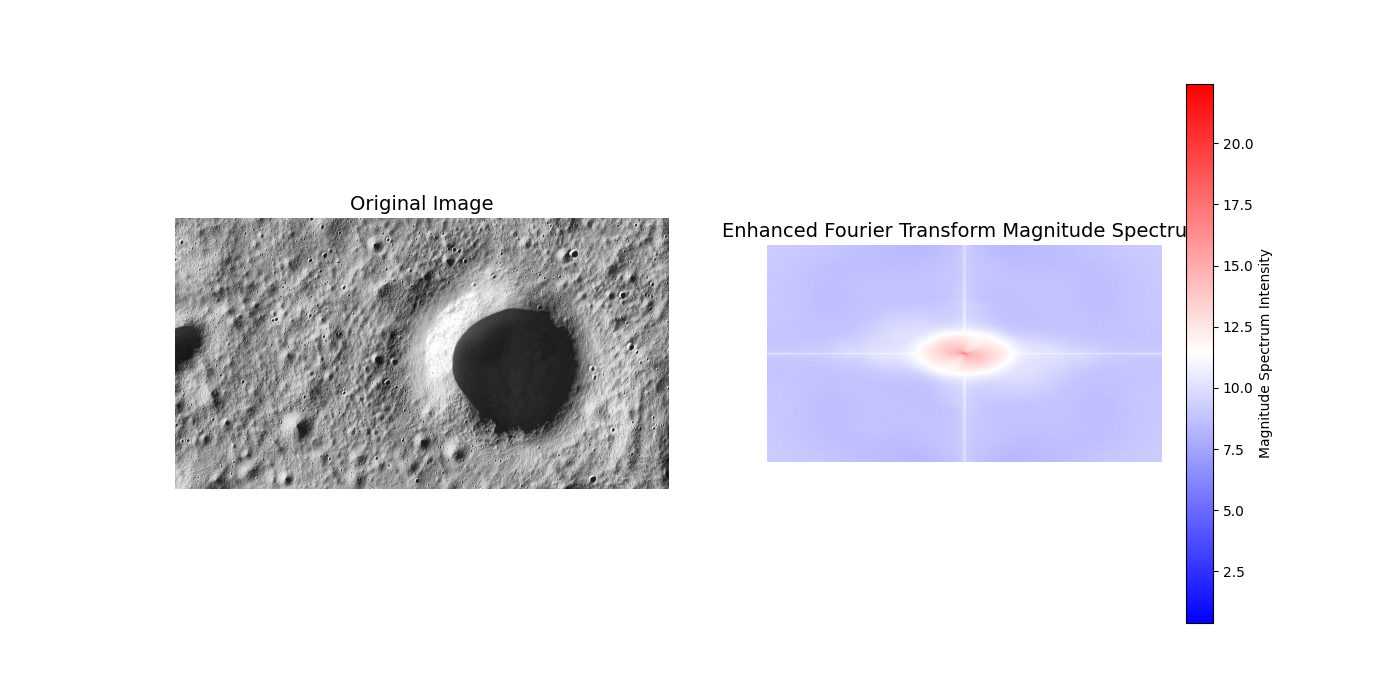
#> input picture plot_generator/enhanced_fourier_transform.png, 1400 x 700 px, given in place of 35.jpg, which was not available
$ python heatmap.py
#> lines starting #> are read from the running program, lines starting #| are printed output that depends on the picture; pictures that were not available may be replaced by others from this repository, and a replacement may not be noted
import numpy as np
import cv2
import matplotlib.pyplot as plt
import seaborn as sns

def generate_heatmap(image_path, output_path):
    """
    Generate a heatmap based on shadow intensity (pixel values) of an input image.

    Args:
        image_path (str): Path to the input image.
        output_path (str): Path to save the generated heatmap.
    """
#> called with image_path = '35.jpg', output_path = 'heatmap_shadow_intensity.png'
    # Load the image in grayscale
    image = cv2.imread(image_path, cv2.IMREAD_GRAYSCALE)
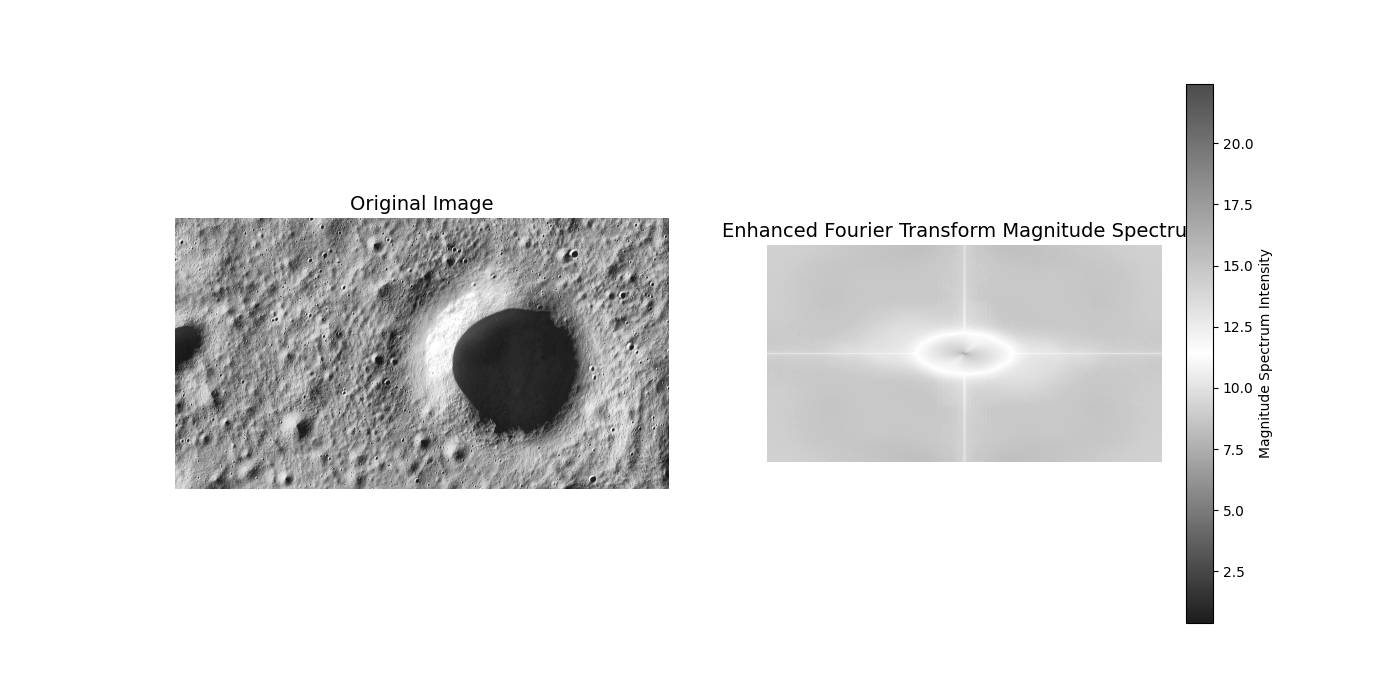
#> image: shape (700, 1400); min 0, max 255, mean 231.9

    # Check if the image was loaded successfully
    if image is None:
        print(f"Error: Unable to load image from {image_path}")
        return

    # Normalize pixel values to range [0, 1] (shadow intensity)
    shadow_intensity = image / 255.0

    # Create a heatmap using Seaborn
    plt.figure(figsize=(8, 6))
    sns.heatmap(shadow_intensity, cmap="YlGnBu", cbar=True)
    plt.title("Shadow Intensity Heatmap")

    # Save the heatmap
    plt.savefig(output_path)
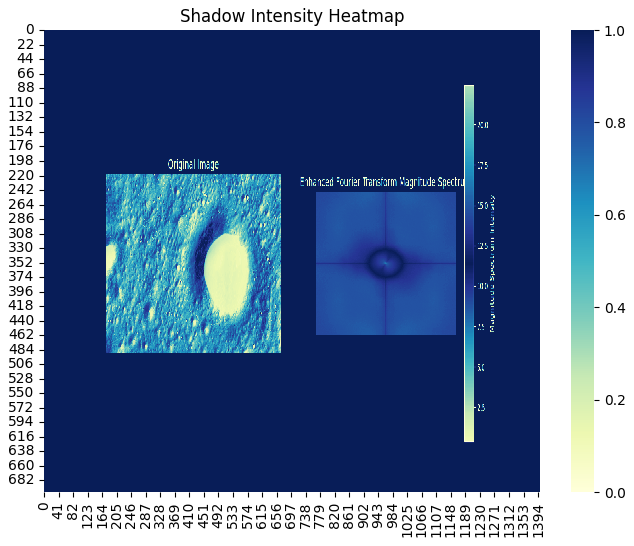
#> figure drawn by matplotlib, 2 panels
    plt.close()  # Close the figure to free memory

    print(f"Heatmap saved at: {output_path}")


# Input image path (predefined for now)
image_path = "35.jpg"  # Replace with your actual image path

# Output heatmap path
output_path = "heatmap_shadow_intensity.png"

# Call the function to generate the heatmap
generate_heatmap(image_path, output_path)

print(f"Heatmap saved at: {output_path}")

$ run again, on plot_generator/histogram_equalization.png
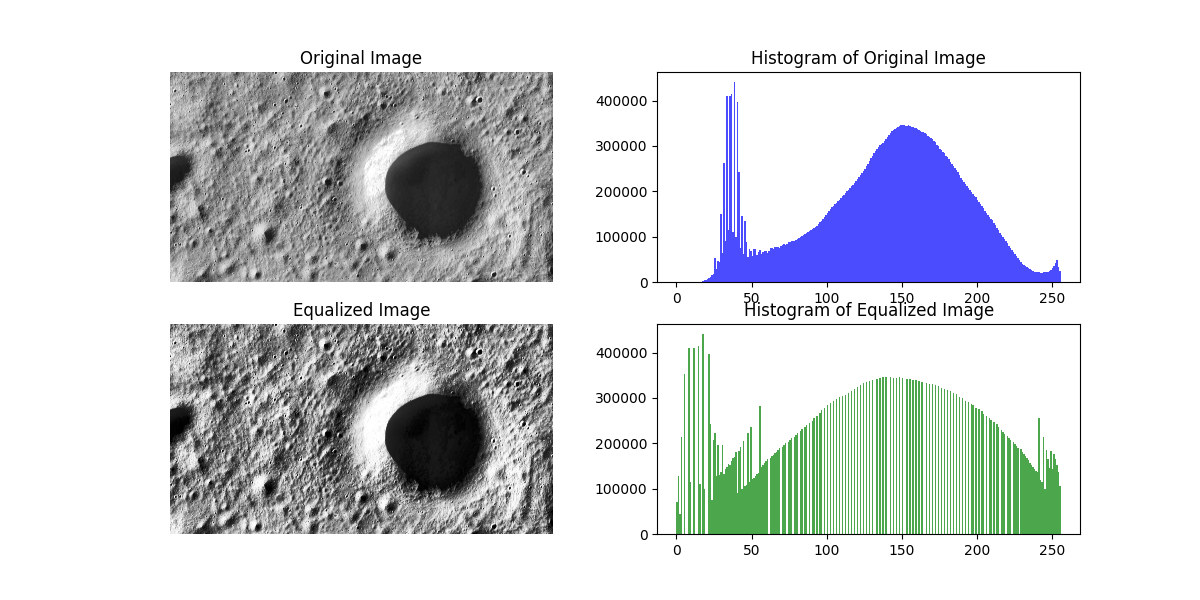
#> input picture plot_generator/histogram_equalization.png, 1200 x 600 px, given in place of 35.jpg, which was not available
#> in generate_heatmap, `image = cv2.imread(image_path, cv2.IMREAD_GRAYSCALE)`:
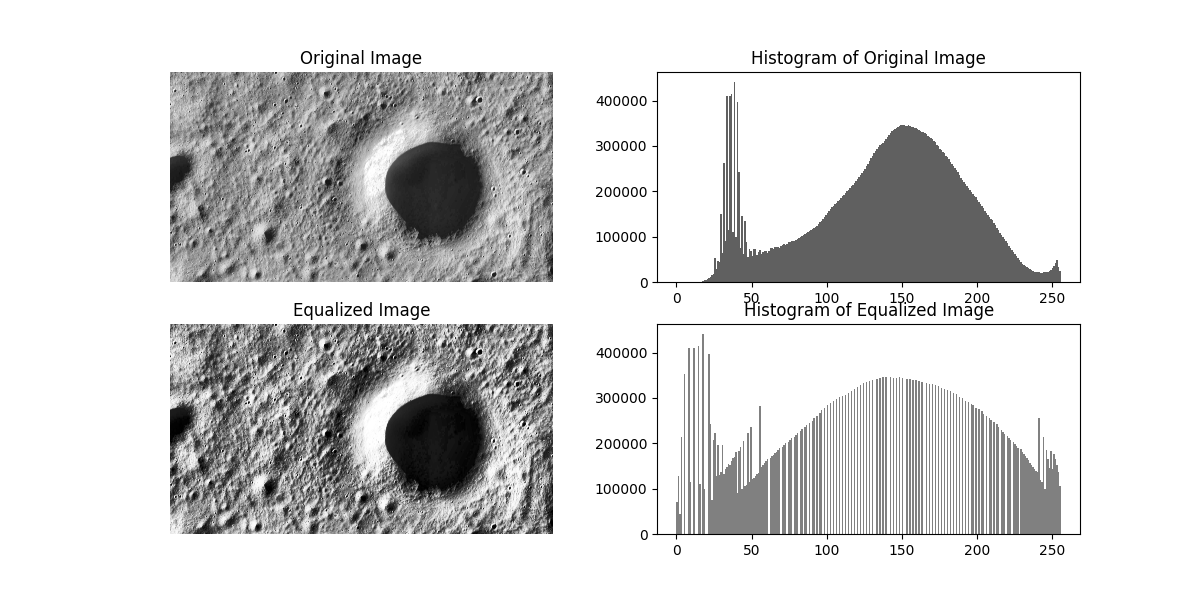
#> image: shape (600, 1200); min 0, max 255, mean 214.5
#> in generate_heatmap, `plt.savefig(output_path)`:
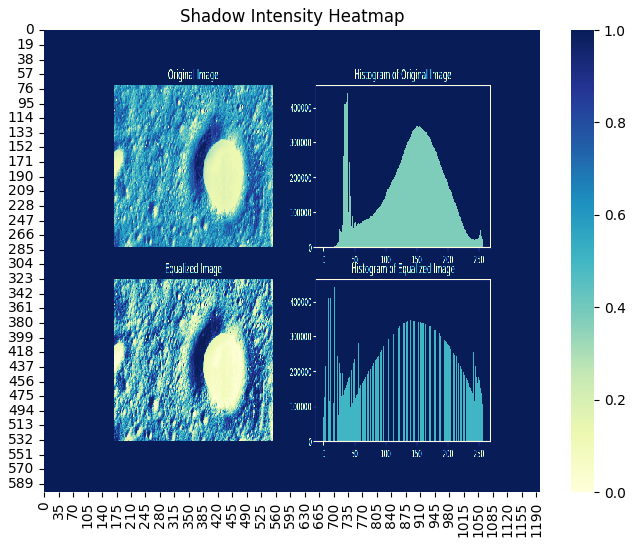
#> figure drawn by matplotlib, 2 panels
